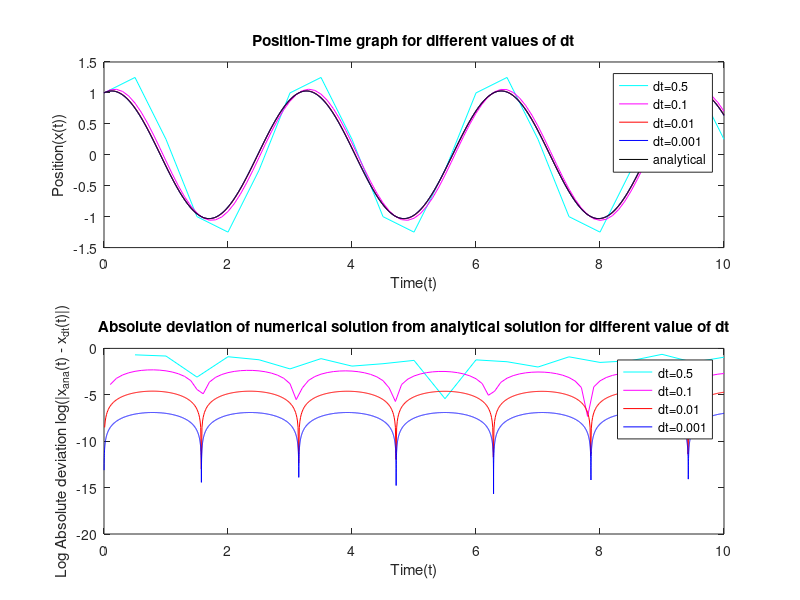

Reproduce this figure in MATLAB.
% Author: Sahil Raj
% Date: 02/08/2025
% Solution of Assignment 1 Problem 2
% Description: Compute the solution of 1d second
%              order ordinary differential equa-
%              tion numerically.
% Equation:
%         m.x''(t) = -k.x(t); where k is a positive constant


clc; clear all;

%% Compute the numerical solution of the equation for the equation
%   m.x''(t) = -k.x(t)
% Input:
%       dt: time-step
%       k: spring constant
%       m: mass constant
%       x0: initial value of position
%       v0: initial velocity
%       tmax: Time for simulation
% Output:
%       t: Time-vector
%       res: Solution vector x(t)
function [t, res] = solveHarmonic(dt, k, m, x0, v0, tmax)

  t = (0:dt:tmax);
  N = length(t);
  res = zeros(1, N);

  x1 = v0 * dt + x0;
  res(1) = x0;
  res(2) = x1;
  for i = 3:N
    res(i) = res(i-1) * (2 - k*dt*dt/m) - res(i-2);
  endfor

endfunction

dt = 0.1;
m = 0.5;
k = 2.0;
x0 = 1.0;
v0 = 0.5;
tmax = 10.0;

subplot(2, 1, 1);

% Compute the solution for dt = 0.5
[t1, res1] = solveHarmonic(0.5, k, m, x0, v0, tmax);
plot(t1, res1, 'c-');
hold on;

% Compute the solution for dt = 0.1
[t2, res2] = solveHarmonic(0.1, k, m, x0, v0, tmax);
plot(t2, res2, 'm-');

% Compute the solution for dt = 0.01
[t3, res3] = solveHarmonic(0.01, k, m, x0, v0, tmax);
plot(t3, res3, 'r-');

% Compute the solution for dt = 0.001
[t4, res4] = solveHarmonic(0.001, k, m, x0, v0, tmax);
plot(t4, res4, 'b-');

% Compute the analytical solution
A = sqrt(m*v0*v0/k + x0*x0);
freq = sqrt(k/m);
phase = asin(x0/A);
ares = A * sin(freq * t4 + phase);
plot(t4, ares, 'k-');
hold off;

title("Position-Time graph for different values of dt");
xlabel("Time(t)");
ylabel("Position(x(t))");
legend(["dt=0.5"; "dt=0.1"; "dt=0.01"; "dt=0.001"; "analytical"]);

subplot(2, 1, 2);
err1 = abs(A * sin(freq * t1 + phase) - res1);
plot(t1, log(err1), 'c-');
hold on;
err2 = abs(A * sin(freq * t2 + phase) - res2);
plot(t2, log(err2), 'm-');
err3 = abs(A * sin(freq * t3 + phase) - res3);
plot(t3, log(err3), 'r-');
err4 = abs(A * sin(freq * t4 + phase) - res4);
plot(t4, log(err4), 'b-');
hold off;
title("Absolute deviation of numerical solution from analytical solution for different value of dt");
xlabel("Time(t)");
ylabel("Log Absolute deviation log(|x_{ana}(t) - x_{dt}(t)|)");
legend(["dt=0.5"; "dt=0.1"; "dt=0.01"; "dt=0.001"; "analytical"]);
